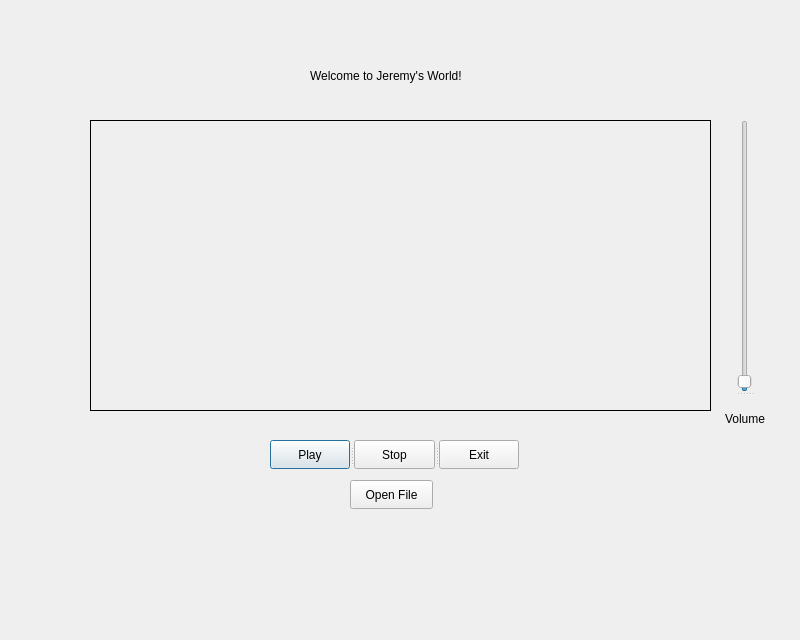
<?xml version="1.0" encoding="UTF-8"?>
<ui version="4.0">
 <class>VideoPlayerDialog</class>
 <widget class="QDialog" name="VideoPlayerDialog">
  <property name="geometry">
   <rect>
    <x>0</x>
    <y>0</y>
    <width>800</width>
    <height>640</height>
   </rect>
  </property>
  <property name="windowTitle">
   <string>Dialog</string>
  </property>
  <widget class="QLabel" name="label">
   <property name="geometry">
    <rect>
     <x>310</x>
     <y>60</y>
     <width>221</width>
     <height>31</height>
    </rect>
   </property>
   <property name="text">
    <string>Welcome to Jeremy's World!</string>
   </property>
  </widget>
  <widget class="QSplitter" name="splitter">
   <property name="geometry">
    <rect>
     <x>270</x>
     <y>440</y>
     <width>249</width>
     <height>29</height>
    </rect>
   </property>
   <property name="orientation">
    <enum>Qt::Horizontal</enum>
   </property>
   <widget class="QPushButton" name="b_play">
    <property name="text">
     <string>Play</string>
    </property>
   </widget>
   <widget class="QPushButton" name="b_stop">
    <property name="text">
     <string>Stop</string>
    </property>
   </widget>
   <widget class="QPushButton" name="b_exit">
    <property name="text">
     <string>Exit</string>
    </property>
   </widget>
  </widget>
  <widget class="QGroupBox" name="gb_video">
   <property name="geometry">
    <rect>
     <x>90</x>
     <y>120</y>
     <width>621</width>
     <height>291</height>
    </rect>
   </property>
   <property name="styleSheet">
    <string notr="true">QGroupBox
{
	border: 1px solid black;
}</string>
   </property>
   <property name="title">
    <string/>
   </property>
  </widget>
  <widget class="QPushButton" name="openFileButton">
   <property name="geometry">
    <rect>
     <x>350</x>
     <y>480</y>
     <width>83</width>
     <height>29</height>
    </rect>
   </property>
   <property name="text">
    <string>Open File</string>
   </property>
  </widget>
  <widget class="QSplitter" name="splitter_2">
   <property name="geometry">
    <rect>
     <x>720</x>
     <y>120</y>
     <width>50</width>
     <height>321</height>
    </rect>
   </property>
   <property name="orientation">
    <enum>Qt::Vertical</enum>
   </property>
   <widget class="QSlider" name="volumeSlider">
    <property name="maximum">
     <number>100</number>
    </property>
    <property name="value">
     <number>1</number>
    </property>
    <property name="orientation">
     <enum>Qt::Vertical</enum>
    </property>
   </widget>
   <widget class="QLabel" name="label_2">
    <property name="text">
     <string>Volume</string>
    </property>
    <property name="alignment">
     <set>Qt::AlignCenter</set>
    </property>
   </widget>
  </widget>
 </widget>
 <resources/>
 <connections>
  <connection>
   <sender>b_exit</sender>
   <signal>clicked()</signal>
   <receiver>VideoPlayerDialog</receiver>
   <slot>close()</slot>
   <hints>
    <hint type="sourcelabel">
     <x>476</x>
     <y>456</y>
    </hint>
    <hint type="destinationlabel">
     <x>518</x>
     <y>408</y>
    </hint>
   </hints>
  </connection>
 </connections>
</ui>
